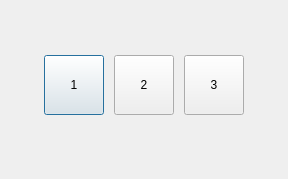
<?xml version="1.0" encoding="UTF-8"?>
<ui version="4.0">
 <class>control_leds</class>
 <widget class="QDialog" name="control_leds">
  <property name="geometry">
   <rect>
    <x>0</x>
    <y>0</y>
    <width>288</width>
    <height>179</height>
   </rect>
  </property>
  <property name="windowTitle">
   <string>Dialog</string>
  </property>
  <widget class="QWidget" name="layoutWidget">
   <property name="geometry">
    <rect>
     <x>40</x>
     <y>50</y>
     <width>211</width>
     <height>71</height>
    </rect>
   </property>
   <layout class="QHBoxLayout" name="horizontalLayout">
    <item>
     <widget class="QPushButton" name="_cmdSt_1">
      <property name="minimumSize">
       <size>
        <width>60</width>
        <height>60</height>
       </size>
      </property>
      <property name="maximumSize">
       <size>
        <width>60</width>
        <height>60</height>
       </size>
      </property>
      <property name="text">
       <string>1</string>
      </property>
     </widget>
    </item>
    <item>
     <widget class="QPushButton" name="cmdSt_2">
      <property name="minimumSize">
       <size>
        <width>60</width>
        <height>60</height>
       </size>
      </property>
      <property name="maximumSize">
       <size>
        <width>60</width>
        <height>60</height>
       </size>
      </property>
      <property name="text">
       <string>2</string>
      </property>
     </widget>
    </item>
    <item>
     <widget class="QPushButton" name="_cmdSt_3">
      <property name="minimumSize">
       <size>
        <width>60</width>
        <height>60</height>
       </size>
      </property>
      <property name="maximumSize">
       <size>
        <width>60</width>
        <height>60</height>
       </size>
      </property>
      <property name="text">
       <string>3</string>
      </property>
     </widget>
    </item>
   </layout>
  </widget>
 </widget>
 <resources/>
 <connections/>
</ui>
